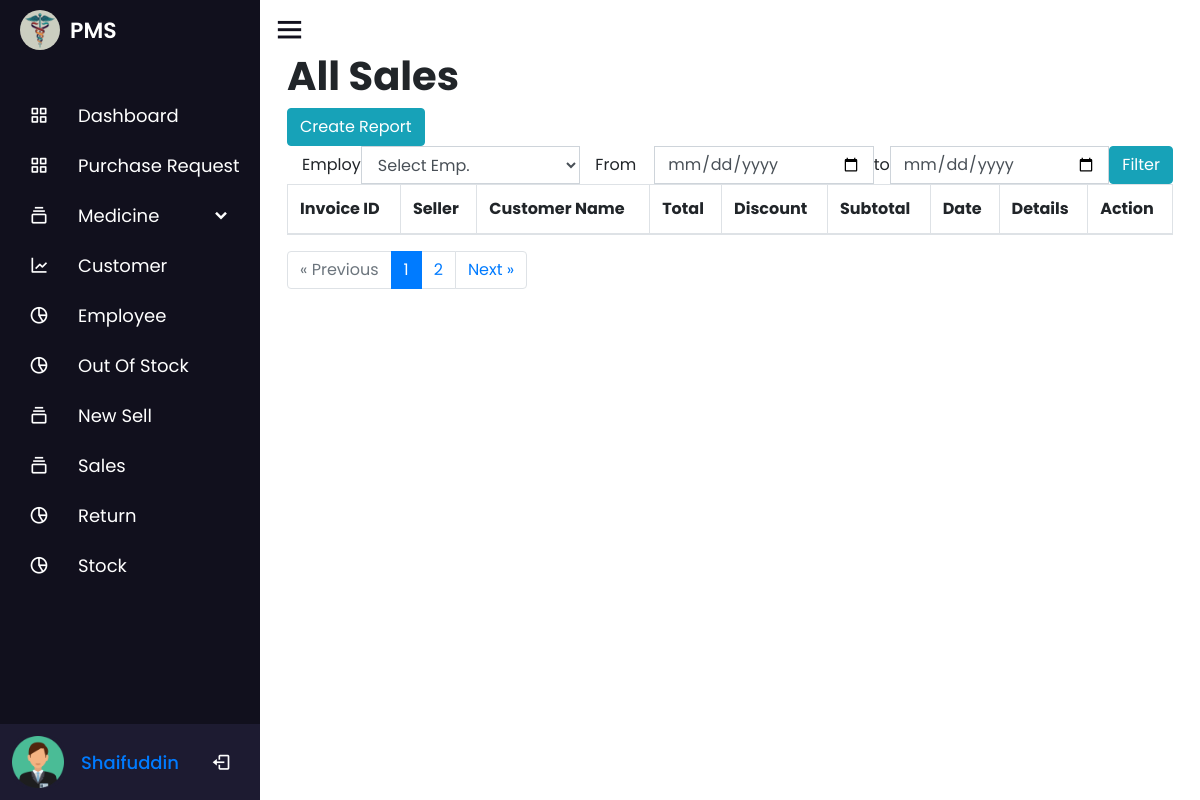
Page /invoices.php (signed in) on the earlier database version.
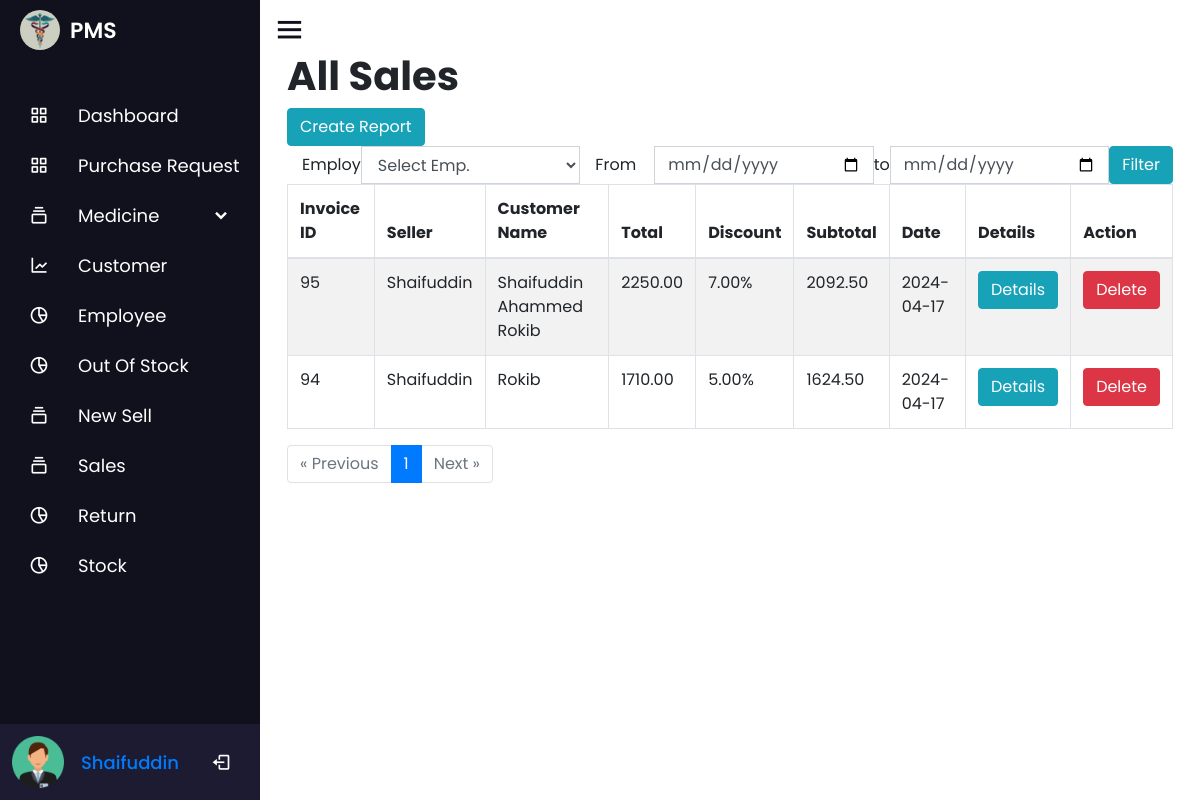
Same page on the later database version.
### tables this page shows
CREATE TABLE `employee` (
  `id` int(100) NOT NULL COMMENT 'ID',
  `name` varchar(100) NOT NULL COMMENT 'Name',
  `number` int(100) NOT NULL COMMENT 'Number',
  `email` varchar(100) NOT NULL COMMENT 'Email',
  `password` varchar(100) NOT NULL,
  `role` int(10) NOT NULL,
  `date` timestamp NOT NULL DEFAULT current_timestamp()
);

CREATE TABLE `invoices` (
  `invoice_id` int(11) NOT NULL,
  `employee_id` int(11) NOT NULL,
  `customer_id` int(11) NOT NULL,
  `total` decimal(10,2) NOT NULL,
  `discount` decimal(10,2) DEFAULT 0.00,
  `subtotal` decimal(10,2) NOT NULL,
  `profit` int(11) NOT NULL,
  `created_at` timestamp NOT NULL DEFAULT current_timestamp()
);

CREATE TABLE `customer` (
  `customer_id` int(11) NOT NULL,
  `customer_name` varchar(100) NOT NULL,
  `customer_email` varchar(100) NOT NULL,
  `customer_number` varchar(100) NOT NULL,
  `date` timestamp NOT NULL DEFAULT current_timestamp()
);

### invoices.php (the view, shortened to what this page needs)
<?php
include 'nav/nav.php';
$results_per_page = 10;
$total_invoices_query = mysqli_query($conn, "SELECT COUNT(*) AS total FROM invoices");
$total_invoices_row = mysqli_fetch_assoc($total_invoices_query);
$total_invoices = $total_invoices_row['total'];
$total_pages = ceil($total_invoices / $results_per_page);
if (isset($_GET['page']) && is_numeric($_GET['page'])) {
    $page = $_GET['page'];
} else {
    $page = 1;
}
$page = max(1, min($page, $total_pages));
$offset = ($page - 1) * $results_per_page;
$filter_employee = isset($_GET['emp']) ? $_GET['emp'] : '';
$filter_from = isset($_GET['from']) ? $_GET['from'] : '';
$filter_to = isset($_GET['to']) ? $_GET['to'] : '';
$where_clause = '';
$query = "SELECT invoices.invoice_id, customer.customer_name, employee.name AS employee_name, invoices.discount, invoices.subtotal, invoices.total, invoices.created_at
FROM invoices
INNER JOIN customer ON invoices.customer_id = customer.customer_id
INNER JOIN employee ON invoices.employee_id = employee.id
WHERE 1 $where_clause
ORDER BY invoices.created_at DESC
LIMIT $offset, $results_per_page";
$result_set = mysqli_query($conn, $query);
?>
<div class="container">
    <div class="title">
        <h1 class="font-weight-bold">All Sales</h1>
        <button onclick="purchaseReport()" class="btn btn-info"> Create Report</button>
        <form method="get">
            <div class="input-group date">
                <label for="from" class="col-1 col-form-label">Employee</label>
                <select class="form-control" aria-label="Default select example" name="emp" id="emp">
                    <option selected disabled>Select Emp.</option>
                </select>
                <label for="from" class="col-1 col-form-label">From</label>
                <input type="date" id="from" class="form-control" name="from" value="<?php echo $filter_from; ?>" autocomplete="off">
                <label for="to" class="col-0 col-form-label">to</label>
                <input type="date" id="to" class="form-control" name="to" value="<?php echo $filter_to; ?>" autocomplete="off">
                <input type="submit" class="btn btn-info" name="submit" value="Filter">
            </div>
        </form>
    </div>
    <table id="zctb" class="display table table-striped table-bordered table-hover" cellspacing="0" width="100%" id="table">
        <thead>
            <tr>
                <th>Invoice ID</th>
                <th>Seller</th>
                <th>Customer Name</th>
                <th>Total</th>
                <th>Discount</th>
                <th>Subtotal</th>
                <th>Date</th>
                <th>Details</th>
                <th>Action</th>
            </tr>
        </thead>
        <tbody>
            <?php
            while ($row = mysqli_fetch_assoc($result_set)) : ?>
                <tr>
                    <td><?php echo $row['invoice_id']; ?></td>
                    <td><?php echo $row['employee_name']; ?></td>
                    <td><?php echo $row['customer_name']; ?></td>
                    <td><?php echo $row['total']; ?></td>
                    <td><?php echo $row['discount']; ?>%</td>
                    <td><?php echo $row['subtotal']; ?></td>
                    <td><?php echo date('Y-m-d', strtotime($row['created_at'])); ?></td>
                    <td><a href="invoice_details.php?invoice_id=<?php echo $row['invoice_id']; ?>" class="btn btn-info">Details</a></td>
                    <td>
                        <form action="" method="post" onsubmit="return confirm('Are you sure you want to delete this invoice? This action cannot be undone.');">
                            <button class="btn btn-danger" name="delete_invoice">Delete</button>
                        </form>
                    </td>
                </tr>
            <?php endwhile; ?>
        </tbody>
    </table>
    <div class="pagination">
        <ul class="pagination">
            <li class="page-item <?php echo ($page <= 1) ? 'disabled' : ''; ?>">
                <a class="page-link" href="?page=<?php echo $page - 1; ?>&emp=<?php echo $filter_employee; ?>&from=<?php echo $filter_from; ?>&to=<?php echo $filter_to; ?>">&laquo; Previous</a>
            </li>
            <?php for ($i = 1; $i <= $total_pages; $i++) : ?>
                <li class="page-item <?php echo ($page == $i) ? 'active' : ''; ?>">
                    <a class="page-link" href="?page=<?php echo $i; ?>&emp=<?php echo $filter_employee; ?>&from=<?php echo $filter_from; ?>&to=<?php echo $filter_to; ?>"><?php echo $i; ?></a>
                </li>
            <?php endfor; ?>
            <li class="page-item <?php echo ($page >= $total_pages) ? 'disabled' : ''; ?>">
                <a class="page-link" href="?page=<?php echo $page + 1; ?>&emp=<?php echo $filter_employee; ?>&from=<?php echo $filter_from; ?>&to=<?php echo $filter_to; ?>">Next &raquo;</a>
            </li>
        </ul>
    </div>
</div>
<?php
include 'nav/footer.php';
?>

### nav/nav.php (shortened to what this page needs)
<?php
$db = new dbObj();
$conn =  $db->getConnstring();
?>
<!DOCTYPE html>
<html lang="en" dir="ltr">
<head>
  <link rel="stylesheet" href="nav/style.css">
  <link rel="stylesheet" href="css/bootstrap.min.css">
  <link rel="stylesheet" href="https://unicons.iconscout.com/release/v4.0.0/css/line.css">
  <link href='https://unpkg.com/boxicons@2.0.7/css/boxicons.min.css' rel='stylesheet'>
  <link rel="stylesheet" href="https://unicons.iconscout.com/release/v4.0.8/css/line.css">
  <link rel="stylesheet" href="https://cdnjs.cloudflare.com/ajax/libs/font-awesome/4.7.0/css/font-awesome.min.css">
  <link rel="stylesheet" href="//code.jquery.com/ui/1.13.2/themes/base/jquery-ui.css">
</head>
<body>
  <div class="sidebar">
    <div class="logo-details">
      <img src="image/logo.jpg" alt="profileImg" style="height: 40px; width: 40px;     border-radius: 50px; margin-right: 10px; margin-left: 20px;">
      <span class="logo_name">PMS</span>
    </div>
    <ul class="nav-links">
      <li>
        <a href="dashboard.php">
          <i class='bx bx-grid-alt'></i>
          <span class="link_name">Dashboard</span>
        </a>
      </li>
      <li>
        <a href="purchase_request.php">
          <i class='bx bx-grid-alt'></i>
          <span class="link_name">Purchase Request</span>
        </a>
      </li>
      <li>
        <div class="iocn-link">
          <a href="medicine_details.php">
            <i class='bx bx-collection'></i>
            <span class="link_name">Medicine</span>
          </a>
          <i class='bx bxs-chevron-down arrow'></i>
        </div>
      </li>
      <li>
        <a href="customer.php">
          <i class='bx bx-line-chart'></i>
          <span class="link_name">Customer</span>
        </a>
      </li>
      <li>
        <a href="employee.php">
          <i class='bx bx-pie-chart-alt-2'></i>
          <span class="link_name">Employee</span>
        </a>
      </li>
      <li>
        <a href="outofstock.php">
          <i class='bx bx-pie-chart-alt-2'></i>
          <span class="link_name">Out Of Stock</span>
        </a>
      </li>
      <li>
        <div class="iocn-link">
          <a href="add_order.php">
            <i class='bx bx-collection'></i>
            <span class="link_name">New Sell</span>
          </a>
        </div>
      </li>
      <li>
        <div class="iocn-link">
          <a href="invoices.php">
            <i class='bx bx-collection'></i>
            <span class="link_name">Sales</span>
          </a>
        </div>
      </li>
      <li>
        <a href="return.php">
          <i class='bx bx-pie-chart-alt-2'></i>
          <span class="link_name">Return</span>
        </a>
      </li>
      <li>
        <a href="stock.php">
          <i class='bx bx-pie-chart-alt-2'></i>
          <span class="link_name">Stock</span>
        </a>
      </li>
      <li>
        <div class="profile-details">
          <div class="profile-content">
            <img src="image/user.png" alt="profileImg">
          </div>
          <div class="name-job">
            <div class="profile_name"><a class="link_name" href="profile.php"><?php
                                      $query = mysqli_query($conn, "SELECT * FROM `employee` WHERE `id`='$_SESSION[eid]'");
                                      $fetch = mysqli_fetch_array($query);
                                      echo $fetch['name'];
                                      ?></a></div>
          </div>
          <a href="logout.php">
            <i class='bx bx-log-out'></i></a>
        </div>
      </li>
    </ul>
  </div>
  <section class="home-section">
    <div class="home-content">
      <i class='bx bx-menu'></i>
    </div>

### nav/footer.php (shortened to what this page needs)
</section>
</body>
</html>

### nav/style.css (style rules this page uses)
* { margin: 0; padding: 0; box-sizing: border-box; font-family: 'Poppins', sans-serif; }
.sidebar { position: fixed; top: 0; left: 0; height: 100%; width: 260px; background: #11101d; z-index: 100; transition: all 0.5s ease; }
.sidebar .logo-details { height: 60px; width: 100%; display: flex; align-items: center; }
.sidebar .logo-details .logo_name { font-size: 22px; color: #fff; font-weight: 600; transition: 0.3s ease; transition-delay: 0.1s; }
.sidebar .nav-links { height: 100%; padding: 30px 0 150px 0; overflow: auto; }
.sidebar .nav-links li { position: relative; list-style: none; transition: all 0.4s ease; }
.sidebar .nav-links li .iocn-link { display: flex; align-items: center; justify-content: space-between; }
.sidebar .nav-links li i { height: 50px; min-width: 78px; text-align: center; line-height: 50px; color: #fff; font-size: 20px; cursor: pointer; transition: all 0.3s ease; }
.sidebar .nav-links li a { display: flex; align-items: center; text-decoration: none; }
.sidebar .nav-links li a .link_name { font-size: 18px; font-weight: 400; color: #fff!important; transition: all 0.4s ease; }
.sidebar .profile-details { position: fixed; bottom: 0; width: 260px; display: flex; align-items: center; justify-content: space-between; background: #1d1b31; padding: 12px 0; transition: all 0.5s ease; }
.sidebar .profile-details .profile-content { display: flex; align-items: center; }
.sidebar .profile-details img { height: 52px; width: 52px; object-fit: cover; border-radius: 16px; margin: 0 14px 0 12px; background: #1d1b31; transition: all 0.5s ease; }
.sidebar .profile-details .profile_name, .sidebar .profile-details .job { color: #fff; font-size: 18px; font-weight: 500; white-space: nowrap; }
.home-section { position: relative; background: #ffffff; height: 100vh; left: 130px; width: calc(100% - 260px); transition: all 0.5s ease; padding: 12px; overflow: auto; }
.home-content { align-items: center; flex-wrap: wrap; }
.home-section .home-content .bx-menu, .home-section .home-content .text { color: #11101d; font-size: 35px; }
.home-section .home-content .bx-menu { cursor: pointer; margin-right: 10px; }
* { margin: 0; padding: 0; box-sizing: border-box; }
body { display: flex; justify-content: center; align-items: center; min-height: 100vh; }

Differences in the rows shown:
added invoices: invoice_id "95", employee.name "Shaifuddin", customer.customer_name "Shaifuddin Ahammed Rokib", total "2250.00", discount "7.00", subtotal "2092.50", created_at "2024-04-17"
added invoices: invoice_id "94", employee.name "Shaifuddin", customer.customer_name "Rokib", total "1710.00", discount "5.00", subtotal "1624.50", created_at "2024-04-17"
Other differences:
list line gone: "2"
